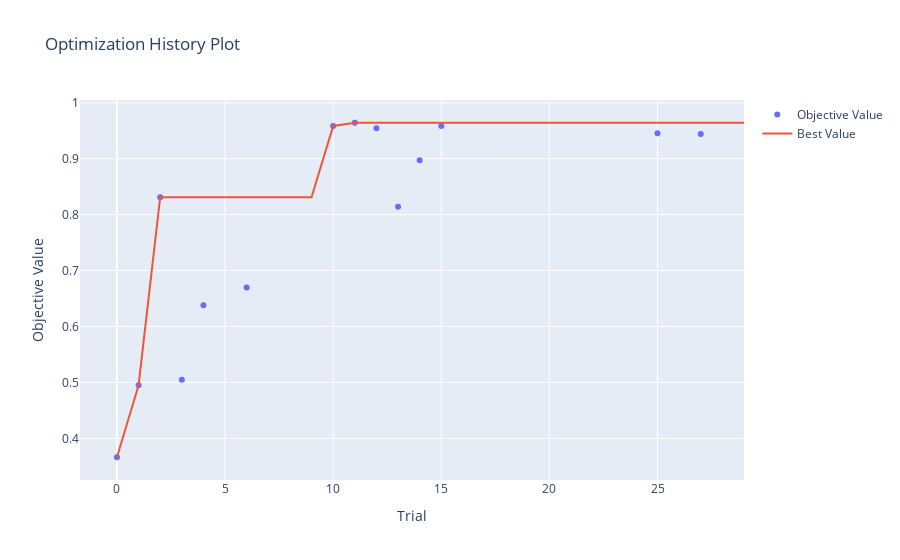

Notebook code cell kept with this figure:
### Markdown cell above
## Visualize the study

### Code cell
from optuna.visualization import plot_contour
from optuna.visualization import plot_edf
from optuna.visualization import plot_optimization_history
from optuna.visualization import plot_parallel_coordinate
from optuna.visualization import plot_param_importances
from optuna.visualization import plot_slice

plot_optimization_history(study)

### Figure 1 — Plotly figure (JSON) as saved in the notebook; plotly's stock layout.template omitted (floating-point values rounded to 4 significant figures)
{"data": [{"mode": "markers", "name": "Objective Value", "type": "scatter", "x": [0, 1, 2, 3, 4, 6, 10, 11, 12, 13, 14, 15, 25, 27], "y": [0.3662, 0.495, 0.8312, 0.505, 0.6381, 0.6695, 0.9585, 0.9642, 0.9542, 0.814, 0.897, 0.9585, 0.9456, 0.9442]}, {"mode": "lines", "name": "Best Value", "type": "scatter", "x": [0, 1, 2, 3, 4, 5, 6, 7, 8, 9, 10, 11, 12, 13, 14, 15, 16, 17, 18, 19, 20, 21, 22, 23, 24, 25, 26, 27, 28, 29], "y": [0.3662, 0.495, 0.8312, 0.8312, 0.8312, 0.8312, 0.8312, 0.8312, 0.8312, 0.8312, 0.9585, 0.9642, 0.9642, 0.9642, 0.9642, 0.9642, 0.9642, 0.9642, 0.9642, 0.9642, 0.9642, 0.9642, 0.9642, 0.9642, 0.9642, 0.9642, 0.9642, 0.9642, 0.9642, 0.9642]}, {"marker": {"color": "#cccccc"}, "mode": "markers", "name": "Infeasible Trial", "showlegend": false, "type": "scatter", "x": [], "y": []}], "layout": {"title": {"text": "Optimization History Plot"}, "xaxis": {"title": {"text": "Trial"}}, "yaxis": {"title": {"text": "Objective Value"}}}}
